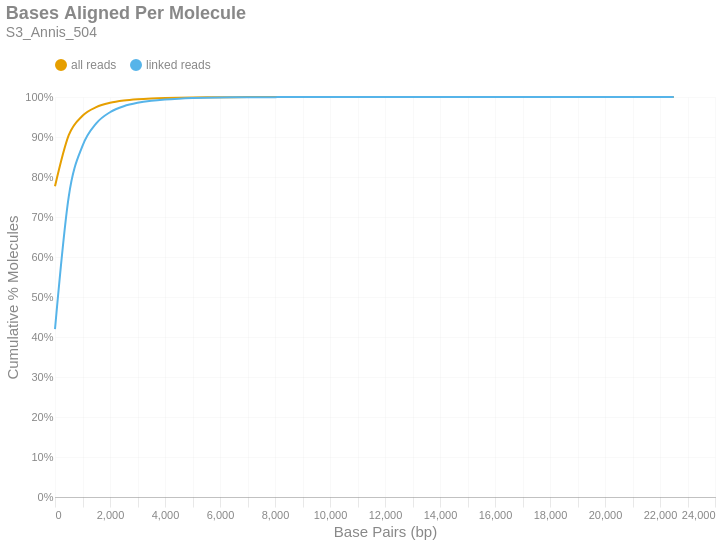

Write notebook code for a chart like this one.
### Markdown cell above
### Bases Aligned Per Molecule
This is a cumulative frequency distribution showing the number of base pairs aligned per unique molecule. These data are shown in 500 bp bins. There are two distributions: one with `all reads` (yellow) and another with only `linked reads` (blue). The percent of molecules in the `linked reads` distribution is relative to the total number of linked molecules.

### Code cell
if SKIPLR:
    print_html(f"Skipped")
else:
    binned_df = consolidated_hist(valids['aligned_bp'], mask, 500, True)
    with SafeRender(binned_df):
        (
            density_plot(binned_df, 'Bases Aligned Per Molecule', samplename, 'basesper')
            .encode(
                x=alt.X('bin:Q', title="Base Pairs (bp)").axis(tickMinStep=500).scale(padding=0),
                y=alt.Y('value:Q', title='Cumulative % Molecules')
                    .axis(format='%')
                    .scale(domain = [0,1])
                    .stack(False),
                color=alt.Color("key:N").scale(domain = ["all reads", "linked reads"]),
                tooltip = [
                    alt.Tooltip("key:N", title = "Data Type"),
                    alt.Tooltip("range_label:N", title="Bases Aligned Per Molecule"),
                    alt.Tooltip("value:Q", format = ".2%", title="% Molecules (Cum.)")
                ]
            )
        ).display()

### Figure 1 — Vega-Lite specification as saved in the notebook (floating-point values rounded to 4 significant figures)
{"width": "container", "height": 400, "config": {"title": {"anchor": "start", "dy": -15, "fontSize": 18, "color": "#888888", "subtitleColor": "#888888", "subtitleFontSize": 14}, "arc": {"fill": "#0072B2"}, "axis": {"domainColor": "#888888", "domainWidth": 0.5, "gridWidth": 0.2, "grid": false, "titleFontWeight": 400, "titleFontSize": 15, "labelFontSize": 11, "labelColor": "#888888", "tickColor": "#888888", "tickWidth": 0.2, "titleColor": "#888888"}, "axisBand": {"grid": false}, "axisX": {"grid": true, "tickSize": 10, "domainCap": "round"}, "axisY": {"domain": false, "grid": true, "tickSize": 0, "domainCap": "round"}, "background": "transparent", "header": {"labelFontSize": 15, "labelColor": "#888888", "titleFontSize": 15, "titleFontWeight": 600, "titleColor": "#888888"}, "legend": {"labelFont": "sans-serif", "labelFontSize": 12, "labelColor": "#888888", "symbolSize": 100, "symbolType": "circle", "titleFontSize": 12, "titlePadding": 10, "titleColor": "#888888", "title": null, "orient": "top"}, "range": {"category": ["#E69F00", "#56B4E9", "#009E73", "#F0E442", "#0072B2", "#D55E00", "#CC79A7", "#000000"], "diverging": ["#cfe8f3", "#a2d4ec", "#73bfe2", "#46abdb", "#1696d2", "#12719e"]}, "area": {"fill": "#0072B2", "fillOpacity": 0.7, "line": true, "strokeOpacity": 0.7}, "line": {"color": "#0072B2", "stroke": "#0072B2", "strokeWidth": 2}, "trail": {"color": "#0072B2", "stroke": "#0072B2", "strokeWidth": 0, "size": 1}, "point": {"filled": true, "fillOpacity": 1.0, "size": 95}, "text": {"color": "#888888", "fontSize": 11, "align": "right", "fontWeight": 400, "size": 11}, "bar": {"fill": "#0072B2", "stroke": null}, "view": {"stroke": null, "continuousWidth": 660, "continuousHeight": 400}}, "data": {"name": "data-e55286246c0c675628101ae0e93510cd"}, "mark": {"type": "line", "interpolate": "monotone", "point": {"opacity": 0, "size": 275}}, "encoding": {"color": {"field": "key", "scale": {"domain": ["all reads", "linked reads"]}, "type": "nominal"}, "tooltip": [{"field": "key", "title": "Data Type", "type": "nominal"}, {"field": "range_label", "title": "Bases Aligned Per Molecule", "type": "nominal"}, {"field": "value", "format": ".2%", "title": "% Molecules (Cum.)", "type": "quantitative"}], "x": {"axis": {"tickMinStep": 500}, "field": "bin", "scale": {"padding": 0}, "title": "Base Pairs (bp)", "type": "quantitative"}, "y": {"axis": {"format": "%"}, "field": "value", "scale": {"domain": [0, 1]}, "stack": false, "title": "Cumulative % Molecules", "type": "quantitative"}}, "params": [{"name": "param_c36ac31b6afebe62", "select": {"type": "point", "fields": ["key"]}, "bind": "legend"}], "title": {"text": "Bases Aligned Per Molecule", "subtitle": "S3_Annis_504"}, "transform": [{"fold": ["all reads (cumsum)", "linked reads (cumsum)"]}, {"calculate": "replace(datum.key, ' (cumsum)', '')", "as": "key"}, {"filter": {"param": "param_c36ac31b6afebe62"}}], "usermeta": {"embedOptions": {"downloadFileName": "S3_Annis_504.basesper"}}, "$schema": "https://vega.github.io/schema/vega-lite/v6.1.0.json", "datasets": {"data-e55286246c0c675628101ae0e93510cd": [{"bin": "0.0", "interval": "0.0-500.0", "all reads": 0.7767, "linked reads": 0.4196, "all reads (cumsum)": 0.7767, "linked reads (cumsum)": 0.4196, "range_label": "0-499"}, {"bin": "500.0", "interval": "500.0-1000.0", "all reads": 0.1277, "linked reads": 0.3315, "all reads (cumsum)": 0.9045, "linked reads (cumsum)": 0.7511, "range_label": "500-999"}, {"bin": "1000.0", "interval": "1000.0-1500.0", "all reads": 0.04866, "linked reads": 0.1268, "all reads (cumsum)": 0.9531, "linked reads (cumsum)": 0.8779, "range_label": "1000-1499"}, {"bin": "1500.0", "interval": "1500.0-2000.0", "all reads": 0.0216, "linked reads": 0.05627, "all reads (cumsum)": 0.9747, "linked reads (cumsum)": 0.9341, "range_label": "1500-1999"}, {"bin": "2000.0", "interval": "2000.0-2500.0", "all reads": 0.01067, "linked reads": 0.02779, "all reads (cumsum)": 0.9854, "linked reads (cumsum)": 0.9619, "range_label": "2000-2499"}, {"bin": "2500.0", "interval": "2500.0-3000.0", "all reads": 0.005742, "linked reads": 0.01496, "all reads (cumsum)": 0.9911, "linked reads (cumsum)": 0.9769, "range_label": "2500-2999"}, {"bin": "3000.0", "interval": "3000.0-3500.0", "all reads": 0.003272, "linked reads": 0.008526, "all reads (cumsum)": 0.9944, "linked reads (cumsum)": 0.9854, "range_label": "3000-3499"}, {"bin": "3500.0", "interval": "3500.0-4000.0", "all reads": 0.001992, "linked reads": 0.005189, "all reads (cumsum)": 0.9964, "linked reads (cumsum)": 0.9906, "range_label": "3500-3999"}, {"bin": "4000.0", "interval": "4000.0-4500.0", "all reads": 0.00124, "linked reads": 0.00323, "all reads (cumsum)": 0.9976, "linked reads (cumsum)": 0.9938, "range_label": "4000-4499"}, {"bin": "4500.0", "interval": "4500.0-5000.0", "all reads": 0.0007736, "linked reads": 0.002015, "all reads (cumsum)": 0.9984, "linked reads (cumsum)": 0.9959, "range_label": "4500-4999"}, {"bin": "5000.0", "interval": "5000.0-5500.0", "all reads": 0.0005169, "linked reads": 0.001347, "all reads (cumsum)": 0.9989, "linked reads (cumsum)": 0.9972, "range_label": "5000-5499"}, {"bin": "5500.0", "interval": "5500.0-6000.0", "all reads": 0.0003397, "linked reads": 0.0008852, "all reads (cumsum)": 0.9993, "linked reads (cumsum)": 0.9981, "range_label": "5500-5999"}, {"bin": "6000.0", "interval": "6000.0-6500.0", "all reads": 0.0002277, "linked reads": 0.0005932, "all reads (cumsum)": 0.9995, "linked reads (cumsum)": 0.9987, "range_label": "6000-6499"}, {"bin": "6500.0", "interval": "6500.0-7000.0", "all reads": 0.0001551, "linked reads": 0.0004042, "all reads (cumsum)": 0.9996, "linked reads (cumsum)": 0.9991, "range_label": "6500-6999"}, {"bin": "7000.0", "interval": "7000.0-7500.0", "all reads": 9.76e-05, "linked reads": 0.0002543, "all reads (cumsum)": 0.9997, "linked reads (cumsum)": 0.9993, "range_label": "7000-7499"}, {"bin": "7500.0", "interval": "7500.0-8000.0", "all reads": 7.448e-05, "linked reads": 0.000194, "all reads (cumsum)": 0.9998, "linked reads (cumsum)": 0.9995, "range_label": "7500-7999"}, {"bin": "8000.0", "interval": "8000.0-8500.0", "all reads": 5.171e-05, "linked reads": 0.0001347, "all reads (cumsum)": 0.9999, "linked reads (cumsum)": 0.9997, "range_label": "8000-8499"}, {"bin": "8500.0", "interval": "8500.0-9000.0", "all reads": 3.583e-05, "linked reads": 9.335e-05, "all reads (cumsum)": 0.9999, "linked reads (cumsum)": 0.9998, "range_label": "8500-8999"}, {"bin": "9000.0", "interval": "9000.0-9500.0", "all reads": 2.259e-05, "linked reads": 5.886e-05, "all reads (cumsum)": 0.9999, "linked reads (cumsum)": 0.9998, "range_label": "9000-9499"}, {"bin": "9500.0", "interval": "9500.0-10000.0", "all reads": 2.206e-05, "linked reads": 5.748e-05, "all reads (cumsum)": 1.0, "linked reads (cumsum)": 0.9999, "range_label": "9500-9999"}, {"bin": "10000.0", "interval": "10000.0-10500.0", "all reads": 1.147e-05, "linked reads": 2.989e-05, "all reads (cumsum)": 1.0, "linked reads (cumsum)": 0.9999, "range_label": "10000-10499"}, {"bin": "10500.0", "interval": "10500.0-11000.0", "all reads": 9.884e-06, "linked reads": 2.575e-05, "all reads (cumsum)": 1.0, "linked reads (cumsum)": 0.9999, "range_label": "10500-10999"}, {"bin": "11000.0", "interval": "11000.0-11500.0", "all reads": 6.177e-06, "linked reads": 1.609e-05, "all reads (cumsum)": 1.0, "linked reads (cumsum)": 0.9999, "range_label": "11000-11499"}, {"bin": "11500.0", "interval": "11500.0-12000.0", "all reads": 3.353e-06, "linked reads": 8.737e-06, "all reads (cumsum)": 1.0, "linked reads (cumsum)": 1.0, "range_label": "11500-11999"}, {"bin": "12000.0", "interval": "12000.0-12500.0", "all reads": 3.706e-06, "linked reads": 9.656e-06, "all reads (cumsum)": 1.0, "linked reads (cumsum)": 1.0, "range_label": "12000-12499"}, {"bin": "12500.0", "interval": "12500.0-13000.0", "all reads": 2.118e-06, "linked reads": 5.518e-06, "all reads (cumsum)": 1.0, "linked reads (cumsum)": 1.0, "range_label": "12500-12999"}, {"bin": "13000.0", "interval": "13000.0-13500.0", "all reads": 2.471e-06, "linked reads": 6.438e-06, "all reads (cumsum)": 1.0, "linked reads (cumsum)": 1.0, "range_label": "13000-13499"}, {"bin": "13500.0", "interval": "13500.0-14000.0", "all reads": 1.588e-06, "linked reads": 4.138e-06, "all reads (cumsum)": 1.0, "linked reads (cumsum)": 1.0, "range_label": "13500-13999"}, {"bin": "14000.0", "interval": "14000.0-14500.0", "all reads": 7.06e-07, "linked reads": 1.839e-06, "all reads (cumsum)": 1.0, "linked reads (cumsum)": 1.0, "range_label": "14000-14499"}, {"bin": "14500.0", "interval": "14500.0-15000.0", "all reads": 1.588e-06, "linked reads": 4.138e-06, "all reads (cumsum)": 1.0, "linked reads (cumsum)": 1.0, "range_label": "14500-14999"}, {"bin": "15000.0", "interval": "15000.0-15500.0", "all reads": 8.825e-07, "linked reads": 2.299e-06, "all reads (cumsum)": 1.0, "linked reads (cumsum)": 1.0, "range_label": "15000-15499"}, {"bin": "15500.0", "interval": "15500.0-16000.0", "all reads": 7.06e-07, "linked reads": 1.839e-06, "all reads (cumsum)": 1.0, "linked reads (cumsum)": 1.0, "range_label": "15500-15999"}, {"bin": "16000.0", "interval": "16000.0-16500.0", "all reads": 7.06e-07, "linked reads": 1.839e-06, "all reads (cumsum)": 1.0, "linked reads (cumsum)": 1.0, "range_label": "16000-16499"}, {"bin": "16500.0", "interval": "16500.0-17000.0", "all reads": 5.295e-07, "linked reads": 1.379e-06, "all reads (cumsum)": 1.0, "linked reads (cumsum)": 1.0, "range_label": "16500-16999"}, {"bin": "17000.0", "interval": "17000.0-17500.0", "all reads": 0.0, "linked reads": 0.0, "all reads (cumsum)": 1.0, "linked reads (cumsum)": 1.0, "range_label": "17000-17499"}, {"bin": "17500.0", "interval": "17500.0-18000.0", "all reads": 5.295e-07, "linked reads": 1.379e-06, "all reads (cumsum)": 1.0, "linked reads (cumsum)": 1.0, "range_label": "17500-17999"}, {"bin": "18000.0", "interval": "18000.0-18500.0", "all reads": 3.53e-07, "linked reads": 9.197e-07, "all reads (cumsum)": 1.0, "linked reads (cumsum)": 1.0, "range_label": "18000-18499"}, {"bin": "18500.0", "interval": "18500.0-19000.0", "all reads": 1.765e-07, "linked reads": 4.598e-07, "all reads (cumsum)": 1.0, "linked reads (cumsum)": 1.0, "range_label": "18500-18999"}, {"bin": "19000.0", "interval": "19000.0-19500.0", "all reads": 1.765e-07, "linked reads": 4.598e-07, "all reads (cumsum)": 1.0, "linked reads (cumsum)": 1.0, "range_label": "19000-19499"}, {"bin": "19500.0", "interval": "19500.0-20000.0", "all reads": 1.765e-07, "linked reads": 4.598e-07, "all reads (cumsum)": 1.0, "linked reads (cumsum)": 1.0, "range_label": "19500-19999"}, {"bin": "20000.0", "interval": "20000.0-20500.0", "all reads": 0.0, "linked reads": 0.0, "all reads (cumsum)": 1.0, "linked reads (cumsum)": 1.0, "range_label": "20000-20499"}, {"bin": "20500.0", "interval": "20500.0-21000.0", "all reads": 1.765e-07, "linked reads": 4.598e-07, "all reads (cumsum)": 1.0, "linked reads (cumsum)": 1.0, "range_label": "20500-20999"}, {"bin": "21000.0", "interval": "21000.0-21500.0", "all reads": 0.0, "linked reads": 0.0, "all reads (cumsum)": 1.0, "linked reads (cumsum)": 1.0, "range_label": "21000-21499"}, {"bin": "21500.0", "interval": "21500.0-22000.0", "all reads": 0.0, "linked reads": 0.0, "all reads (cumsum)": 1.0, "linked reads (cumsum)": 1.0, "range_label": "21500-21999"}, {"bin": "22000.0", "interval": "22000.0-22500.0", "all reads": 0.0, "linked reads": 0.0, "all reads (cumsum)": 1.0, "linked reads (cumsum)": 1.0, "range_label": "22000-22499"}, {"bin": "22500.0", "interval": "22500.0-23000.0", "all reads": 1.765e-07, "linked reads": 4.598e-07, "all reads (cumsum)": 1.0, "linked reads (cumsum)": 1.0, "range_label": "22500-22999"}]}}
